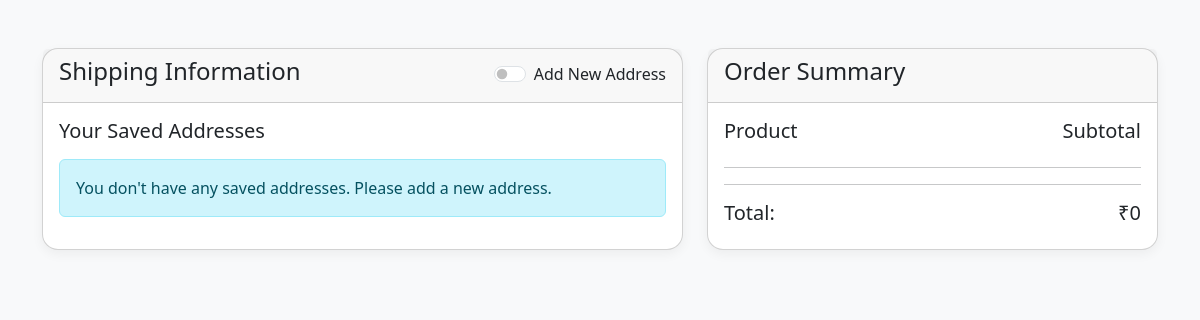
Before: /checkout/ (signed in) with the older database file.
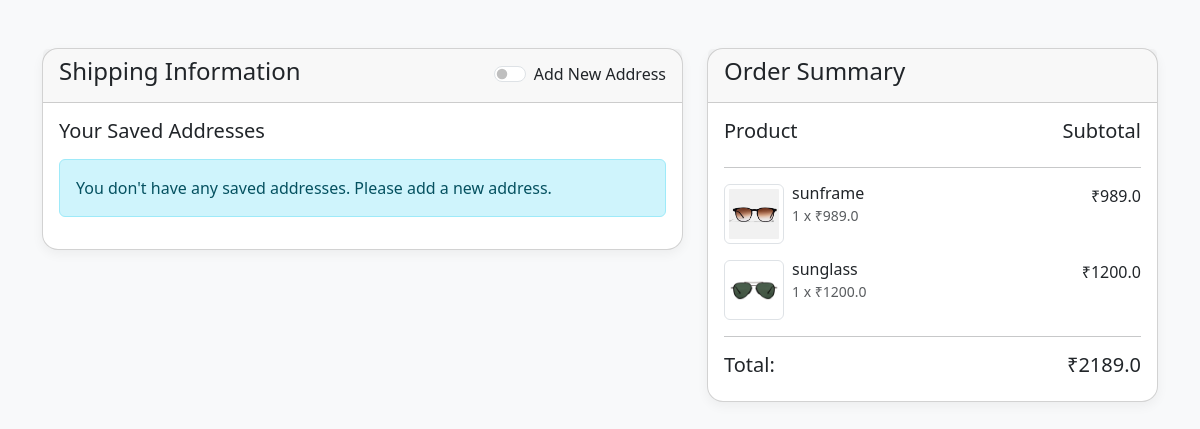
After: the same page with the newer database file.
### glass/models.py (models this page shows)
class Cart(models.Model):
    user = models.ForeignKey(User, on_delete=models.CASCADE)
    product= models.ForeignKey(Product, on_delete=models.CASCADE)
    quantity= models.IntegerField()
    totalprice= models.FloatField()

class Product(models.Model):
    name= models.CharField(max_length=250)
    price= models.FloatField()
    color= models.CharField(max_length=250)
    image= models.ImageField(upload_to='product/')
    image1 = models.ImageField(upload_to='path/to/upload/', null=True, blank=True)
    image2 = models.ImageField(upload_to='path/to/upload/', null=True, blank=True)
    image3 = models.ImageField(upload_to='path/to/upload/', null=True, blank=True)
    image4 = models.ImageField(upload_to='path/to/upload/', null=True, blank=True)
    image5 = models.ImageField(upload_to='path/to/upload/', null=True, blank=True)
    description= models.TextField()
    category= models.ForeignKey(category, on_delete=models.CASCADE,null=True)
    gender= models.ForeignKey(Gender, on_delete=models.CASCADE,null=True)
    material= models.ForeignKey(Material, on_delete=models.CASCADE,null=True)
    frameType= models.ForeignKey(FrameType, on_delete=models.CASCADE,null=True)
    frameShape= models.ForeignKey(FrameShape, on_delete=models.CASCADE,null=True)
    frameStyle= models.ForeignKey(FrameStyle, on_delete=models.CASCADE,null=True)

### glass/views.py (the view, shortened to what this page needs)
# urls.py: path('checkout/', views.checkout, name='checkout'),
def checkout(request):
    user = request.user
    cart_items = Cart.objects.filter(user=user)
    total_price = sum(item.totalprice for item in cart_items)
    saved_addresses = Address.objects.filter(user=user)
    return render(request, 'user/checkout.html', {
        'cart_items': cart_items,
        'total_price': total_price,
        'saved_addresses': saved_addresses
    })

### templates/user/checkout.html (shortened to what the changed rows need)
<!DOCTYPE html>
<html lang="en">
{% load static %}
<head>
    <link href="https://cdn.jsdelivr.net/npm/bootstrap@5.3.0/dist/css/bootstrap.min.css" rel="stylesheet">
    <link href="https://unpkg.com/aos@next/dist/aos.css" rel="stylesheet">
</head>
<body>
    {% load static %}
    {% block content %}
    <div class="container my-5">
        <div class="row">
            <div class="col-md-5">
                <div class="card">
                    <div class="card-body">
                        {% for item in cart_items %}
                        <div class="row mb-3">
                            <div class="col-8">
                                <div class="d-flex">
                                    <img src="{{ item.product.image.url }}" alt="{{ item.product.name }}" class="img-thumbnail me-2" style="width: 60px; height: 60px; object-fit: cover;">
                                    <div>
                                        <h6 class="mb-0">{{ item.product.name }}</h6>
                                        <small class="text-muted">{{ item.quantity }} x ₹{{ item.product.price }}</small>
                                    </div>
                                </div>
                            </div>
                            <div class="col-4 text-end">
                                <span>₹{{ item.totalprice }}</span>
                            </div>
                        </div>
                        {% endfor %}
                        <div class="row">
                            <div class="col-4 text-end">
                                <h5>₹{{ total_price }}</h5>
                            </div>
                        </div>
                    </div>
                </div>
            </div>
        </div>
    </div>
    {% endblock content %}
</body>
</html>

Changed rows visible on the page:
added Cart: product.image (picture), product.name "sunframe", quantity "1", product.price "989.0", totalprice "989.0"
added Cart: product.image (picture), product.name "sunglass", quantity "1", product.price "1200.0", totalprice "1200.0"
Other visible differences:
{{ total_price }}: "0" → "2189.0"
